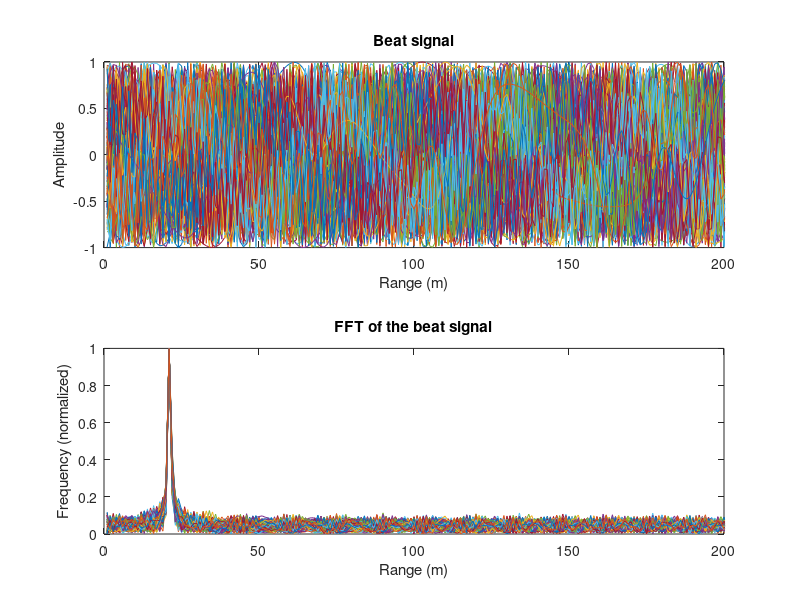
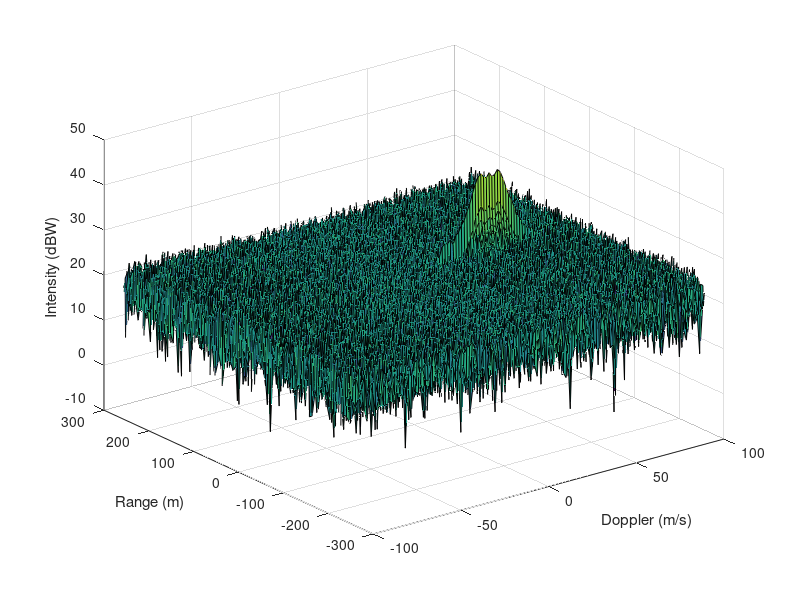

Here is the MATLAB script that generated these plots, in order: (Note: this script raises an error after producing the figures.)
clc;
%% Radar Specifications

%%%%%%%%%%%%%%%%%%%%%%%%%%%
frequencyOfOperation = 77; %GHz
maxRange = 200; %m
rangeResolution = 1; %m
maxVelocity = 100; %m/s
%%%%%%%%%%%%%%%%%%%%%%%%%%%

speedOfLight = 3e8;
%% User Defined Range and Velocity of target

initialRange = 20; %m
initialVelocity = 50; %m/s
%% FMCW Waveform Generation

% Calculate the Bandwidth (B), Chirp Time (Tchirp) and Slope (slope) of FMCW
B = speedOfLight / (2 * rangeResolution);
Tchirp = (5.5 * 2 * maxRange) / speedOfLight;
slope = B/Tchirp;

%Operating carrier frequency of Radar 
fc= 77e9;             %carrier freq

                                                          
%The number of chirps in one sequence. Its ideal to have 2^ value for the ease of running the FFT
%for Doppler Estimation. 
Nd=128;                   % #of doppler cells OR #of sent periods % number of chirps

%The number of samples on each chirp. 
Nr=1024;                  %for length of time OR # of range cells

% Timestamp for running the displacement scenario for every sample on each
% chirp
t=linspace(0,Nd*Tchirp,Nr*Nd); %total time for samples


%Creating the vectors for Tx, Rx and Mix based on the total samples input.
Tx=zeros(1,length(t)); %transmitted signal
Rx=zeros(1,length(t)); %received signal
Mix = zeros(1,length(t)); %beat signal

%Similar vectors for range_covered and time delay.
r_t=zeros(1,length(t));
td=zeros(1,length(t));
%% Signal generation and Moving Target simulation
% Running the radar scenario over the time. 

for i=1:length(t)         
    currentTime = t(i);
    
    %For each time stamp update the Range of the Target for constant velocity. 
    r_t(i) = initialRange + initialVelocity * currentTime; % distance = speed * time
    td(i) = r_t(i) / speedOfLight * 2; % time to object = distance / speed of light * 2 (since wave goes and comes back)
    
    %For each time sample we need update the transmitted and
    %received signal. 
    Tx(i) = cos(2*pi * (fc * currentTime + (slope * currentTime^2)/2));
    timeDifference = (currentTime - td(i));
    Rx(i) = cos(2*pi * (fc * timeDifference + (slope * timeDifference^2)/2));
    
    %Now by mixing the Transmit and Receive generate the beat signal
    %This is done by element wise matrix multiplication of Transmit and
    %Receiver Signal
    Mix(i) = Tx(i).*Rx(i);
    
end
%% RANGE MEASUREMENT

%reshape the vector into Nr*Nd array. Nr and Nd here would also define the size of
%Range and Doppler FFT respectively.
Mix = reshape(Mix, [Nr, Nd]); % [number of rows (Nr), number of columns (Nd)]

%run the FFT on the beat signal along the range bins dimension (Nr)
fftAlongNr = fft(Mix);

% Output of FFT is double sided signal, but we are interested in only one side of the spectrum.
% Hence we throw out half of the samples before additional computation
fftAlongNr = fftAlongNr(1:floor(length(fftAlongNr)/2), :);

% Take the absolute value of FFT output and normalize
fftAlongNrAbsolute = abs(fftAlongNr);
fftAlongNrAbsoluteNormalized = fftAlongNrAbsolute./max(fftAlongNrAbsolute);

%plotting the range
oneDimensionalFFTPlot = figure ('Name','Range from First FFT')
subplot(2,1,1)
plot(Mix)
title("Beat signal")
ylabel("Amplitude")
xlabel("Range (m)")
axis ([0 maxRange -1 1]);

% plot FFT output 
subplot(2,1,2)
plot(fftAlongNrAbsoluteNormalized);
title("FFT of the beat signal")
ylabel("Frequency (normalized)")
xlabel("Range (m)")
axis ([0 maxRange 0 1]);
saveas(oneDimensionalFFTPlot, "./figures/oneDimensionalFFTPlot.png");
%% RANGE DOPPLER RESPONSE
% The 2D FFT implementation is already provided here. This will run a 2DFFT 
% on the mixed signal (beat signal) output and generate a range doppler map.You 
% will implement CFAR on the generated RDM

% Range Doppler Map Generation.

% The output of the 2D FFT is an image that has reponse in the range and
% doppler FFT bins. So, it is important to convert the axis from bin sizes
% to range and doppler based on their Max values.

Mix=reshape(Mix,[Nr,Nd]);

% 2D FFT using the FFT size for both dimensions.
sig_fft2 = fft2(Mix,Nr,Nd);

% Taking just one side of signal from Range dimension.
sig_fft2 = sig_fft2(1:Nr/2,1:Nd);
sig_fft2 = fftshift(sig_fft2);
RDM = abs(sig_fft2);
RDM = 10*log10(RDM) ;

%use the surf function to plot the output of 2DFFT and to show axis in both
%dimensions
doppler_axis = linspace(-100,100,Nd);
range_axis = linspace(-200,200,Nr/2)*((Nr/2)/400);
RDMFigure = figure;
surf(doppler_axis,range_axis,RDM);
xlabel("Doppler (m/s)")
ylabel("Range (m)")
zlabel("Intensity (dBW)")
saveas(RDMFigure, "./figures/RDMFigure.png");
%% CFAR implementation
% Please see TwoDimensionalCFAR.m
%% Hyper-parameter optimization
% We will try to optimize the number of [doppler, range] training and guard 
% cells from 0 to 15 for threshold offsets 0, 2, 5, 7, 10, 12, 15, 20, 25.
% 
% We will assume that the RDM points at intensity > 35 are the only points that 
% should be in the result.

% offset the threshold by SNR value in dB
thresholdOffsets = [0, 2, 5, 7, 10, 12, 15, 20, 25]; %dB
cellSizes = 0:3:15;

findBestCombinations = false;

if (findBestCombinations)
    bestCombinations = [];
    tic
    for thresholdOffset = thresholdOffsets
        params.thresholdOffset = thresholdOffset;
        params.trainingCellSize = [0, 0]; %[doppler, range]
        params.guardCellSize = [0, 0]; %[doppler, range]
        for dopplerTraining = cellSizes
            params.trainingCellSize(1) = dopplerTraining;
            for rangeTraining = cellSizes
                params.trainingCellSize(2) = rangeTraining;
                    for dopplerGuard = cellSizes
                        params.guardCellSize(1) = dopplerGuard;
                        for rangeGuard = cellSizes
                            params.guardCellSize(2) = rangeGuard;
                            % run CFAR
                            signal_cfar = TwoDimensionalCFAR(RDM, params.trainingCellSize, params.guardCellSize, params.thresholdOffset, false);
                            if (sum(sum(signal_cfar>35))) > 0 && (sum(sum(signal_cfar>10))) < 30
                                params
                                bestCombinations = [bestCombinations; params];
                            end
                        end
                    end
            end
        end
    end
    toc
    bestCombinations
    save('bestCombinations', 'bestCombinations')
end

% 
% Analyzing results
% 

if isfile("bestCombinations2.mat")
    bestCombinations = load("bestCombinations.mat").bestCombinations;
    numberOfPossibleCombinationsPerOffset = length(cellSizes)^4; % the number of iterations
    [numberOfGoodCombinations, correspondingThresholdOffsets] = groupcounts([bestCombinations.thresholdOffset]');

    bestCombinationsFigure = figure;
    bar(correspondingThresholdOffsets, numberOfGoodCombinations,'FaceColor',[0 .5 .5],'EdgeColor',[0 .9 .9],'LineWidth',1.5);
    title("Number of good combinations found");
    xlabel("Threshold Offset (dB)");
    ylabel("Number of good combinations found");
    ylim([0 numberOfPossibleCombinationsPerOffset]);
    saveas(bestCombinationsFigure, "./figures/bestCombinationsFigure.png");

    bestCombinationsIndex = 20;
    TwoDimensionalCFAR(RDM, bestCombinations(bestCombinationsIndex).trainingCellSize, bestCombinations(bestCombinationsIndex).guardCellSize, bestCombinations(bestCombinationsIndex).thresholdOffset, true);
else
    TwoDimensionalCFAR(RDM, [3 6], [3 0], 7, true);
end